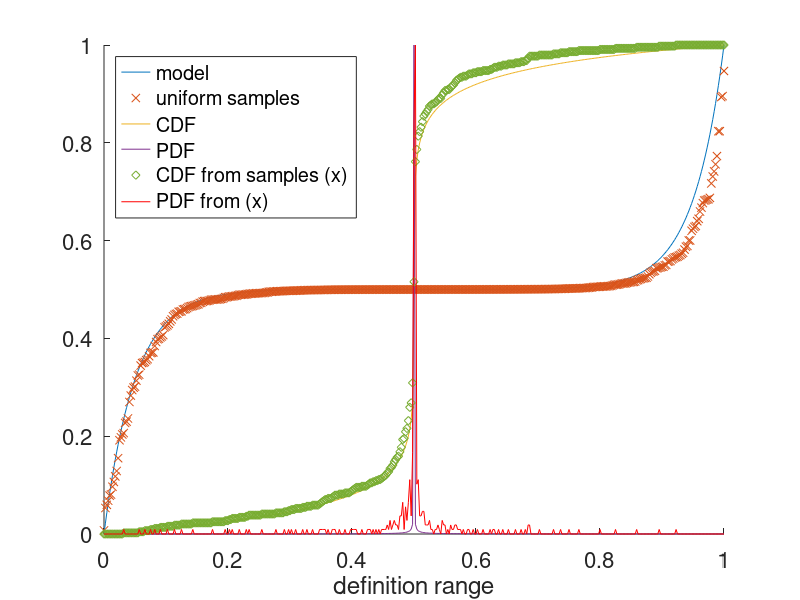

This figure's MATLAB source:

pkg load statistics

% Zufallsvariable: X : \Omega \rightarrow \mathbb{R}
% => zur Modellierung von Ereignisse
% \{X < t\} := \{\omegaup \in \Omega : X(\omegaup) < t\}
% wählt alle Ereignisse mit einer bestimmten Eigenschaft (<t) aus

% \Omega = [0, 1]
% X(\omegaup) = f(\omegaup)

% Indikatorfunktion \mathbb{1}\{A\} = \mathbb{1}_A(\omegaup) = 1 falls \omegaup \in A, 0 sonst

base_filename = "prototype_reconstruction"

set(0, "defaulttextfontsize", 24)
set(0, "defaultaxesfontsize", 16)

show_function = 1;
show_reference = 1;
show_iterative = 0;
calc_iterative = 0;

show_function_verteilungsfunktion = 0;
show_reference_verteilungsfunktion = 0;

show_function_histogram = 0;
show_reference_histogram = 0;
show_iterative_histogram = 0;

show_pdf = 1;
show_pdf_from_inverse_function_samples = 1;

show_inverse_function = 1;
show_inverse_function_from_samples = 1;
show_inverse_function_numerically = 0;
show_inverse_function_by_integration_of_reference_histogram = 0;
show_inverse_function_by_integration_of_rebalanced_histogram = 0;

# 1 normal, 2 semilogy
show_dichtefunktion = 0;
show_dichtefunktion_numerically = 0;
show_dichtefunktion_from_reference_histogram = 0;
show_dichtefunktion_from_iterative_histogram = 0;
show_dichtefunktion_rebalanced = 0;

% show_dichtefunktion = 2;
% show_dichtefunktion_numerically = 2;
% show_dichtefunktion_from_reference_histogram = 2;
% show_dichtefunktion_from_iterative_histogram = 2;
% show_dichtefunktion_rebalanced = 2;

show_dichtefunktion_stdabw = 0;

show_acceptance = 0;

if (0 == 1)
	% show_function = 1;
	% show_reference = 1;
	% show_iterative = 1;
	% calc_iterative = 1;

	% show_function_verteilungsfunktion = 1;
	% show_reference_verteilungsfunktion = 1;

	% show_function_histogram = 0;
	% show_reference_histogram = 0;
	% show_iterative_histogram = 0;

	% show_inverse_function = 1;
	% show_inverse_function_numerically = 1;
	% show_inverse_function_by_integration_of_reference_histogram = 1;
	% show_inverse_function_by_integration_of_rebalanced_histogram = 1;

	# 1 normal, 2 semilogy
	% show_dichtefunktion = 1;
	% show_dichtefunktion_numerically = 0;
	% show_dichtefunktion_from_reference_histogram = 0;
	% show_dichtefunktion_from_iterative_histogram = 1;
	% show_dichtefunktion_rebalanced = 1;

	% show_dichtefunktion = 2;
	% show_dichtefunktion_numerically = 2;
	% show_dichtefunktion_from_reference_histogram = 2;
	% show_dichtefunktion_from_iterative_histogram = 2;
	% show_dichtefunktion_rebalanced = 2;

	% show_dichtefunktion_stdabw = 0;

	% show_acceptance = 0;
endif

legend_str = cell(20,1);
legend_index = 1;

# steepness
% s = 5;
% s = 15;
s = 10;
% s = 25;

% \frac{1}{2}+\frac{\left(\left(e^{s\cdot\left(2\cdot x-1\right)}-1\right)-\left(e^{-s\cdot\left(2\cdot x-1\right)}-1\right)\right)}{\left(2\cdot e^{s}-2\right)\cdot\left(2\cdot e^{-s}+1\right)}
% f = @(x) 1/2 + (exp(s*(2*x-1)) - exp(-s*(2*x-1))) / (2*(exp(s) - 1) * (2*exp(-s) + 1));
% identical:
f = @(x) 1/2 + sinh(s - 2*s*x)/(cosh(s) - 3*sinh(s) - 1);
% f_int_ = @(x) 1/2 * ( (exp(-2*s*x) .* (exp(2*s) + exp(4*s*x))) / (2*s*(exp(2*s) + exp(s) - 2)) + x );
% f_int = @(x) 2*(f_int_(x) - f_int_(0))


% Integral von 0 bis 1 ist 1/2 => keine Dichtefunktion! Aber 2*f ist eine
% mit der zugehörenden Verteilungsfunktion F_2 = integral from 0 to 1 of 2*f
verteilungsfunktion = @(x) x + (2 * sinh(s*x) .* sinh(s - s*x))/(s*(cosh(s) - 3 * sinh(s) - 1));
% x+\frac{2\cdot\sinh(s\cdot x)\cdot\sinh(s-s\cdot x)}{s\cdot(\cosh(s)-3\cdot\sinh(s)-1)}

wkeitsdichtefunktion = @(x) 2*f(x);
% mit Umkehrfunktion f_inv(y/2)
% Umkehrfunktion ableiten:
wkeitsdichtefkt_inv_d = @(y) -(cosh(s) - 3*sinh(s) -1) ./ (4*s * sqrt((-1/2 + y/2).^2 * (cosh(s) - 3*sinh(s) - 1).^2 + 1));
% -\frac{+\cosh(s)-3\cdot\sinh(s)-1}{4\cdot s\cdot\sqrt{(-1/2+x/2)^{2}\cdot(\cosh(s)-3\sinh(s)-1)^{2}+1}}




# Umkehrfunktion von 1/2 + sinh(s - 2*s*x)/(cosh(s) - 3*sinh(s) - 1)
f_inv = @(y) 1/2 - asinh((cosh(s) - 3*sinh(s) - 1)*(y-1/2))/(2*s); # = x
# \frac{1}{2}-\frac{\operatorname{arcsinh}((x-\frac{1}{2})\cdot(\cosh(s)-3\cdot\sinh(s)-1))}{2\cdot s}

# Ableitung d/dy der Umkehrfunktion:
f_inv_d = @(y) -(cosh(s) - 3*sinh(s) -1) ./ (2*s * sqrt((-1/2 + y).^2 * (cosh(s) - 3*sinh(s) - 1).^2 + 1));
# -\frac{+\cosh(s)-3\cdot\sinh(s)-1}{2\cdot s\cdot\sqrt{(-1/2+x)^{2}\cdot(\cosh(s)-3\sinh(s)-1)^{2}+1}}

# zweite Ableitung
f_inv_2d = @(y) ((y - 1/2) * (cosh(s) - 3*sinh(s) - 1)^3) / (2*s*(1 + ((y - 1/2).^2) * ((cosh(s) - 3*sinh(s) - 1).^2)).^(3/2));
% ((x-\frac{1}{2})*(\cosh(s)-3*\sinh(s)-1)^{3})/(2*s*(1+((x-\frac{1}{2})^{2})*((\cosh(s)-3*\sinh(s)-1)^{2}))^{\frac{3}{2}})

# normalisiert
f_inv_dn = @(y) (-2 * s * f_inv_d(y)) / (cosh(s) - 3 * sinh(s) - 1);
% \frac{-2\cdot s\cdot f_inv_d}{\cosh(s)-3\cdot\sinh(s)-1}

# number of samples
% num_samples = 121;
num_samples = 441;
% num_samples = 225;
svec = [1:num_samples];
reference = svec;
iterative = svec;

# number of variables (= length of bitvector)

# direkt als Binärzahl: Problem kleine Änderungen können große Auswirkungen auf Laufzeit haben!
% l = 15;
% to_num = @(rv) sum(rv .* 2.^([0:length(rv)-1]))/(2^l-1);

# zusammengesetzt
l_ = 12;
l = l_*1;
function retval = multi_to_num(rv, l, l_)
	d = l/l_;
	to_num_ = @(rv, n) sum(rv .* 2.^([0:length(rv)-1]))/(2^n-1);
	v = reshape(rv, l_, d);
	retval = sum(arrayfun(@(i) to_num_(transpose(v(:,i)), l_), [1:d]))/d;
endfunction

to_num = @(rv) multi_to_num(rv, l, l_);

for i = 1:num_samples
	rv = unidrnd(2,1,l)-1;
	reference(i) = f(to_num(rv));
	% reference(i) = to_num(rv);
endfor

% works
num_trials = l*10;
num_to_change = 2;
T = 0.075;

% doesnt work
% num_trials = l*10;
% num_to_change = 1;
% T = 0.025;

% works
% num_trials = l*7;
% num_to_change = 2;
% T = 0.06;

% works
% num_trials = l*14;
% num_to_change = 4;
% T = 0.1;

% doesnt work
% num_trials = l*5;
% num_to_change = 2;
% T = 0.05;

% works, but acceptance_rate is 0.8
% num_trials = l*14;
% num_to_change = 4;
% T = 0.2;


sum_accepted = 0;
num_iterations = 0;

acceptance = [1:num_trials] * 0;

if ((1 == show_iterative) || (1 == calc_iterative))
	% wf = @(x) (x*99 + 1);
	wf = @(x) x;

	for i = 1:num_samples
		rv_it = unidrnd(2,1,l)-1;
		% iterative(i) = f(to_num(rv_it));

		for j = 1:num_trials
			rv_new = rv_it;
			for k = 1:num_to_change
				index_to_change = unidrnd(length(rv_new),1);
				rv_new(index_to_change) = 1 - rv_new(index_to_change);
				% rv_new(index_to_change) = unidrnd(2,1,1)-1;
			endfor

			z = rand();
			% p = min(1, exp( -(wf(f(to_num(rv_new))) - wf(f(to_num(rv_it)))) / T ));
			p = exp( -(wf(f(to_num(rv_new))) - wf(f(to_num(rv_it)))) / T );

			% doesnt work
			% p = 1/(wf(f(to_num(rv_new)))/wf(f(to_num(rv_it)))) ^ T;

			% \frac{\exp\left(1-x\right)-1}{e-1}
			% bf = @(x) (exp(1-x)-1)/(exp(1)-1);
			% p = bf(wf(f(to_num(rv_new)))/T) / bf(wf(f(to_num(rv_it)))/T);

			if (z <= p)
				rv_it = rv_new;
				sum_accepted = sum_accepted + 1;
				acceptance(j) = acceptance(j) + 1/num_samples;
			endif
			num_iterations = num_iterations + 1;

			iterative(i) = f(to_num(rv_it));
		endfor
	endfor
endif

# should be ~0.5
acceptance_rate = sum_accepted / num_iterations

hold on;
if (1 == show_acceptance)
	plot([1:num_trials], acceptance);
	plot([1, num_trials], [acceptance_rate, acceptance_rate]);
	legend("acceptance per step", sprintf("overall acceptance_rate: %f", acceptance_rate));
	pause
endif

clf('reset')

# monoton wachsend

# Klasseneinteilung der y-Achse in Intervalle [y_u, y_o)
num_classes = 15;
class_width = 1/num_classes;
eps = 0.000001;
x_start = 0;
class_intervals = [0:num_classes];
cvec = [0:num_classes]/num_classes;
class_wkeit = [1:num_classes]*0;
for i = 1:num_classes
	y_u = (i-1) * class_width;
	y_o = y_u + class_width;

	% x_end = x_start;
	% while (abs(y_o - f(x_end)) >= eps)
		% yerr = y_o - f(x_end);
		% dx = max(eps/4, yerr/2);
		% dy = f(x_end+dx) - f(x_end);
		% x_end = x_end + yerr*dx/dy;
	% endwhile

	% x_end = max(0.0, min(x_end, 1.0));

	# overwrite with analytical value
	x_end = f_inv(y_o);
	class_intervals(i+1) = x_end;
	class_wkeit(i) = x_end - x_start;
	x_start = x_end;
endfor


sumup = @(x,i,n) sum(x([1:i]));

hold on;

# xvalues = svec/num_samples;
xvalues = (svec-1)/(length(svec)-1);

if (1 == show_function)
	plot(xvalues, f(xvalues));
	legend_str(legend_index) = "model"; legend_index++;
	% plot(class_intervals, cvec, "s");
	% legend_str(legend_index) = "Intervalle"; legend_index++;
endif

if (1 == show_reference)
	plot(xvalues, sort(reference), "x");
	% legend_str(legend_index) = "(1) samples auf f(x), gleichverteilt"; legend_index++;
	legend_str(legend_index) = "uniform samples"; legend_index++;
endif

if (1 == show_iterative)
	plot(xvalues, sort(iterative), "o");
	legend_str(legend_index) = "(2) samples auf f(x), MCMC"; legend_index++;
endif


if (1 == show_function_verteilungsfunktion)
	plot(xvalues, verteilungsfunktion(xvalues));
	legend_str(legend_index) = "Verteilungsfunktion F"; legend_index++;
endif

if (1 == show_reference_verteilungsfunktion)
	# Verteilungsfunktion rekonstruieren
	vfkt_ref_int = arrayfun(@(i) sumup(sort(reference), i, num_samples), [0:num_samples]);
	plot([0:num_samples]/num_samples, vfkt_ref_int/vfkt_ref_int(num_samples+1), "color", [0., 0., 0.]);
	% plot([0,1], [0,1], "color", [0, 0, 0]);
	legend_str(legend_index) = "F rekonstruiert von (1)"; legend_index++;
endif


% Fläche soll proportional zur W'keit sein:
% A = 1/num_classes*class_wkeit
% class_wkeit = h/num_classes
% class_wkeit*num_classes

if (1 == show_function_histogram)
	# reference histogram:
	% plot([0:num_classes-1]/(num_classes-1), class_wkeit);
	hist(f(xvalues), [0:num_classes-1]/(num_classes-1), 1, "facecolor", "none", "edgecolor", "g")
	legend_str(legend_index) = "Histogram H"; legend_index++;
endif

h_ref = hist(reference, [0:num_classes-1]/(num_classes-1), 1, "facecolor", "none", "edgecolor", "r");
if (1 == show_reference_histogram)
	hist(reference, [0:num_classes-1]/(num_classes-1), 1, "facecolor", "none", "edgecolor", "r")
	legend_str(legend_index) = "H rekonstruiert von (1)"; legend_index++;
endif

h_it = hist(iterative, [0:num_classes-1]/(num_classes-1), 1, "facecolor", "none", "edgecolor", "m");
if (1 == show_iterative_histogram)
	hist(iterative, [0:num_classes-1]/(num_classes-1), 1, "facecolor", "none", "edgecolor", "m")
	legend_str(legend_index) = "Histogram MCMC (2)"; legend_index++;
endif


# Integral der Histogramme (= Umkehrfunktion)
if (1 == show_inverse_function)
	plot(xvalues, f_inv(xvalues));
	legend_str(legend_index) = "CDF"; legend_index++;
endif

if (1 == show_inverse_function_numerically)
	class_wkeit_integral = arrayfun(@(i) sumup(class_wkeit, i, num_classes), [0:num_classes]);
	plot([0:num_classes]/(num_classes), class_wkeit_integral);
	legend_str(legend_index) = "f^-1 numerisch"; legend_index++;
endif

if (1 == show_inverse_function_by_integration_of_reference_histogram)
	hist_integral = arrayfun(@(i) sumup(h_ref, i, num_classes), [0:num_classes]);
	plot([0:num_classes]/(num_classes), hist_integral);
	legend_str(legend_index) = "f^-1 aus H_(1)"; legend_index++;
endif


# Dichtefunktionen:

# W'keit Proportional zur Fläche
norm_factor = f_inv_d(0.5);
% semilogy/plot
xv = [0:0.001:1];

if (1 == show_dichtefunktion)
	plot(xv, f_inv_d(xv)/norm_factor, "color", "b");
	legend_str(legend_index) = "Dichtefunktion"; legend_index++;
elseif (2 == show_dichtefunktion)
	semilogy(xv, f_inv_d(xv)/norm_factor, "color", "b");
	legend_str(legend_index) = "Dichtefunktion"; legend_index++;
endif

if (1 == show_dichtefunktion_numerically)
	plot([0:num_classes-1]/(num_classes-1), class_wkeit*num_classes/norm_factor, "color", "y");
	legend_str(legend_index) = "Dichtefunktion numerisch"; legend_index++;
elseif (2 == show_dichtefunktion_numerically)
	semilogy([0:num_classes-1]/(num_classes-1), class_wkeit*num_classes/norm_factor, "color", "y");
	legend_str(legend_index) = "Dichtefunktion numerisch"; legend_index++;
endif

if (0 != show_dichtefunktion_stdabw)
	xnc = [0:num_classes-1]/(num_classes-1);
	% p = arrayfun(@(x) 1/(num_classes), xnc);
	p = arrayfun(@(x) 1/(f_inv_2d(x)*num_classes), xnc);
	sa = sqrt(num_samples * p .* (1-p));
	sap = sqrt(abs(num_samples * p .* (1-p)));
	san = sqrt(-abs(num_samples * p .* (1-p)));
	% dfvalues = f_inv_d(xnc);
	dfvalues = class_wkeit*num_classes/norm_factor;
	plot(xnc, (dfvalues + sap)/norm_factor, "color", [1.0, 0.25, 1.0]);
	plot(xnc, (dfvalues - san)/norm_factor, "color", [0.25, 1.0, 1.0]);
	legend_str(legend_index) = "DF+stdabweichung"; legend_index++;
	legend_str(legend_index) = "DF-stdabweichung"; legend_index++;
endif


if (1 == show_dichtefunktion_from_reference_histogram)
	plot([0:num_classes-1]/(num_classes-1), h_ref*num_classes/norm_factor, "color", [1., 0.4, 0.0]);
	legend_str(legend_index) = "Dichtefunktion aus H_(1)"; legend_index++;
elseif (2 == show_dichtefunktion_from_reference_histogram)
	semilogy([0:num_classes-1]/(num_classes-1), h_ref*num_classes/norm_factor, "color", [1., 0.4, 0.0]);
	legend_str(legend_index) = "Dichtefunktion aus H_(1)"; legend_index++;
endif

if (1 == show_dichtefunktion_from_iterative_histogram)
	plot([0:num_classes-1]/(num_classes-1), h_it*num_classes/norm_factor, "color", [0., 0.4, 1.0]);
	legend_str(legend_index) = "Dichtefunktion von H_(2)"; legend_index++;
elseif (2 == show_dichtefunktion_from_reference_histogram)
	semilogy([0:num_classes-1]/(num_classes-1), h_it*num_classes/norm_factor, "color", [0., 0.4, 1.0]);
	legend_str(legend_index) = "Dichtefunktion von H_(2)"; legend_index++;
endif

nf = 1;
if (1 == show_dichtefunktion_rebalanced)
	rebalanced = exp([0:num_classes-1]/(num_classes-1)/T).*h_it*num_classes/norm_factor;
	mid_index = 1 + (num_classes-1)/2;
	nf = rebalanced(mid_index) / (class_wkeit(mid_index)*num_classes/norm_factor)
	plot([0:num_classes-1]/(num_classes-1), rebalanced/nf, "color", [0., 0.8, 0.0]);
	legend_str(legend_index) = "Dichtefunktion angepasst"; legend_index++;
elseif (2 == show_dichtefunktion_rebalanced)
	rebalanced = exp([0:num_classes-1]/(num_classes-1)/T).*h_it*num_classes/norm_factor;
	mid_index = 1 + (num_classes-1)/2;
	% nf = rebalanced(mid_index) / (h_ref(mid_index)*num_classes);
	nf = rebalanced(mid_index) / (class_wkeit(mid_index)*num_classes/norm_factor)
	semilogy([0:num_classes-1]/(num_classes-1), rebalanced/nf, "color", [0., 0.8, 0.0]);
	legend_str(legend_index) = "Dichtefunktion angepasst"; legend_index++;
endif

if (1 == show_inverse_function_by_integration_of_rebalanced_histogram)
	rebalanced = exp([0:num_classes-1]/(num_classes-1)/T).*h_it*num_classes/norm_factor;
	mid_index = 1 + (num_classes-1)/2;
	nf = rebalanced(mid_index) / (class_wkeit(mid_index)*num_classes/norm_factor)
	nf_hist = h_ref(mid_index)*num_classes/norm_factor
	nf = nf * nf_hist

	hist_integral = min(1.0, arrayfun(@(i) sumup(rebalanced/nf, i, num_classes), [0:num_classes]));
	% semilogy([0:num_classes]/(num_classes), hist_integral/nf_hist, "color", [0., 0.0, 0.0]);
	plot([0:num_classes]/(num_classes), hist_integral, "color", [0., 0.0, 0.0]);
	legend_str(legend_index) = "f^-1 aus angepasster DF"; legend_index++;
endif


xref = [0:num_samples-1]/(num_samples-1);
si = sort(reference);
umkehrfkt = [0:num_samples-1]/(num_samples-1);
index = 1;
for i = 1:num_samples
	while (si(index) < umkehrfkt(i))
		index = index + 1;
		if (index >= num_samples)
			index = num_samples;
			break;
		endif
	endwhile

	if umkehrfkt(i) - si(max(index - 1, 1)) < si(index) - umkehrfkt(i)
		index = max(index - 1, 1);
	endif
	
	umkehrfkt(i) = xref(index);
endfor

if (1 == show_pdf)
	pdf = @(x) sinh(s)./(s * sqrt(1 + (1-2*x).*(1-2*x)*sinh(s)*sinh(s) ));
	pdfv = pdf(xvalues);
	plot(xvalues, pdfv/max(pdfv));
	legend_str(legend_index) = "PDF"; legend_index++;
endif

if (1 == show_inverse_function_from_samples)
	plot(xref, umkehrfkt, "d");
	legend_str(legend_index) = "CDF from samples (x)"; legend_index++;
endif

if (1 == show_pdf_from_inverse_function_samples)
	fv = sort(umkehrfkt);
	diff = @(x,i) (x(i+1)-x(i));
	dfv = arrayfun(@(i) diff([fv(1), fv, fv(length(fv))], i), [1:length(fv)]);
	plot(xref, dfv/max(dfv), "r");
	legend_str(legend_index) = "PDF from (x)"; legend_index++;
endif

% plot(xref, min(1, umkehrfkt ./ (exp(-xref/T)*41)), "d");
% plot(xref, (exp(-xref/T*2)*200), "d");
% plot(xref, umkehrfkt./verteilungsfunktion(xref), "d");
% plot(xref, umkehrfkt(1)/verteilungsfunktion(xref(1)) *exp(-xref/T), "d");
% plot(xref, exp(-xref/T) .* umkehrfkt, "d");
% plot(xref, T*exp(xref/T) .* umkehrfkt, "d");
% plot(xref, T*xref.*(log(xref)-1) .* umkehrfkt, "d");

% umkehrfkt_it_int = arrayfun(@(i) sumup(sort(umkehrfkt), i, num_samples), [0:num_samples]);
% plot([0:num_samples]/num_samples, umkehrfkt_it_int/umkehrfkt_it_int(num_samples+1), "color", [1., 0., 1.]);

% diff_f = @(a, x) a(x) - a(x-1);
% diff = arrayfun(@(x) diff_f([0, sort(umkehrfkt), 1], x), [2:num_samples+2]) / num_samples;
% plot([0:num_samples]/num_samples, diff, "color", [.3, 1., 0.2]);
% semilogy([0:num_samples]/num_samples, exp([0:num_samples]/num_samples/T).*diff/(nf*1.1), "color", [.3, 1., 0.2]);

% diff_d = arrayfun(@(x) diff_f([0, sort(iterative), 1], x), [2:num_samples+2]) / num_samples
% semilogy([0:num_samples]/num_samples, 1./diff_d, "color", [.3, 0.2, 1.0]);
% semilogy([0:num_samples]/num_samples, exp([0:num_samples]/num_samples/T).*diff/nf, "color", [.3, 1., 0.2]);


# Verteilungsfunktion rekonstruieren
	% vfkt_it_int = arrayfun(@(i) sumup(sort(iterative), i, num_samples), [0:num_samples]);
% normalization = T*exp([0:num_samples]/num_samples/T);
% norm_func = @(x) T*x.*(log(x)-1);
% norm_func = @(x) T*log(x);
% normalization = norm_func([0:num_samples]/num_samples);
	% plot([0:num_samples]/num_samples, vfkt_it_int/vfkt_it_int(num_samples+1), "color", [1., 0., 0.]);
% plot(vfkt_it_int/vfkt_it_int(num_samples+1), [0:num_samples]/num_samples, "color", [0., 0., 1.]);
% plot(vfkt_it_int/vfkt_it_int(num_samples+1), normalization.*[0:num_samples]/num_samples, "color", [1., 1., 0.]);
% plot([0:num_samples]/num_samples, normalization.*vfkt_it_int/vfkt_it_int(num_samples+1), "color", [1., 0., 1.]);


% xv = [0:0.001:1];
% plot(xv, wkeitsdichtefkt_inv_d(xv*2)/num_classes);

% plot(xvalues, f_inv(xvalues));
% plot(xvalues, f(f_inv(xvalues)));
% plot(xvalues, f(f_inv(xvalues)));
% plot(xvalues, f_inv_d(xvalues));

# sage:
# x,y,s = var('x y s')

% legend(legend_str(1:legend_index-1), "location", "northeastoutside");
legend(legend_str(1:legend_index-1), "location", "northwest");

set(gcf, 'Position', [0 0 800 600]);

xlabel("definition range")

axis([0 1 0 1])

set(0, "defaulttextfontsize", 24)
set(0, "defaultaxesfontsize", 16)

fname = sprintf("%s_n%d_s%d.svg", base_filename, num_samples, s)
pause
print("-dsvg", fname)

% set(gcf, 'Position', get(0, 'Screensize'));
pause






